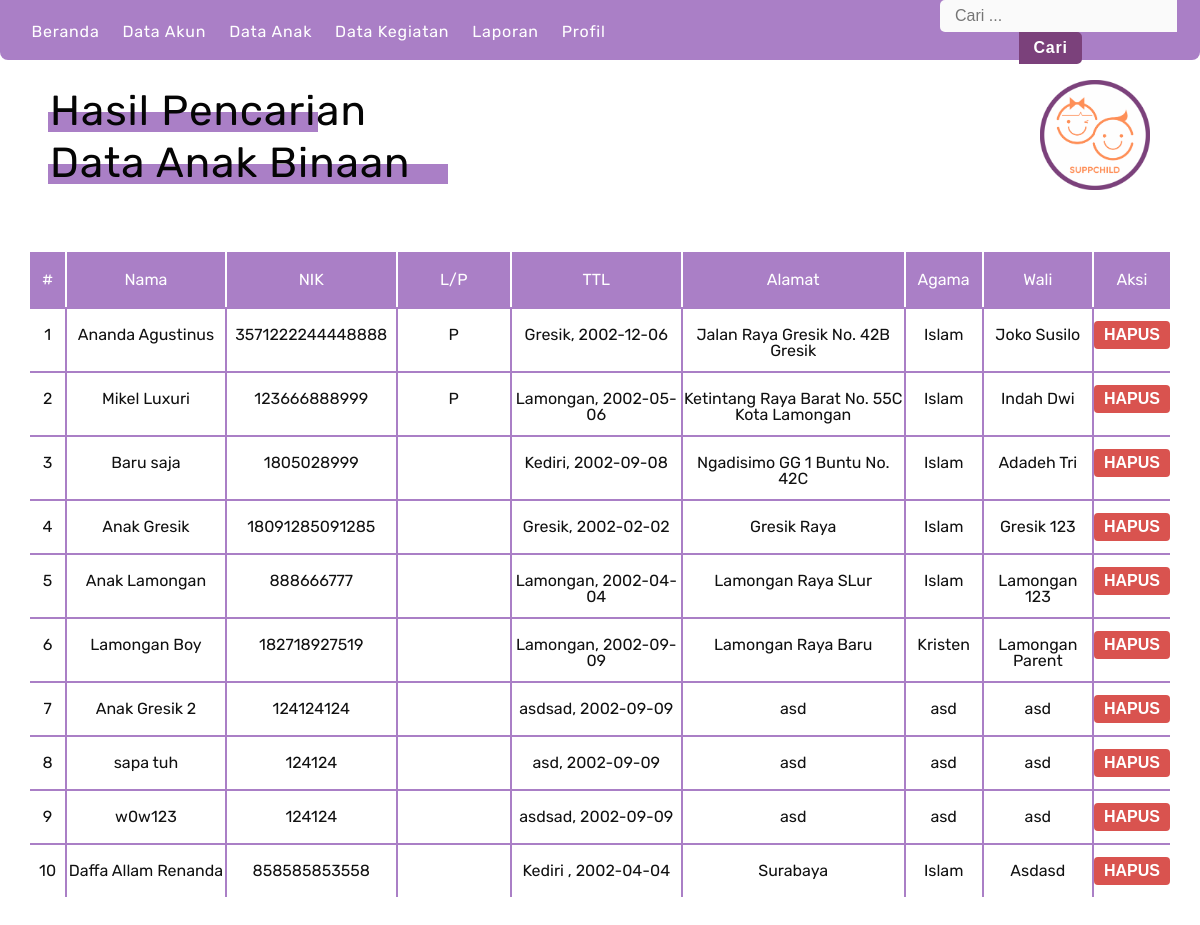
The app's page /index.php/cari with its own data.
### tables this page shows
CREATE TABLE `anak` (
  `id` int(11) NOT NULL,
  `nama` varchar(150) NOT NULL,
  `nik` bigint(20) NOT NULL,
  `tempat_lahir` varchar(15) NOT NULL,
  `tgl_lahir` date NOT NULL,
  `jenis_kelamin` varchar(5) NOT NULL,
  `agama` varchar(15) NOT NULL,
  `alamat` varchar(250) NOT NULL,
  `wali` varchar(150) NOT NULL,
  `kesehatan` int(1) DEFAULT NULL,
  `pendidikan` int(1) DEFAULT NULL,
  `ekonomi` int(1) DEFAULT NULL,
  `daerah` varchar(50) DEFAULT NULL
);

### application/controllers/Cari.php (called while the page is built, shortened)
<?php
class Cari extends CI_Controller
{
    public function index()
    {
        $this->load->model('Anak_model');
        $data['anak'] = $this->Anak_model->getAllAnak();
        $this->load->view('templates/navbar');
        $this->load->view('search', $data);
        $this->load->view('templates/footer');
    }
}

### index.php (called while the page is built, shortened)
<?php
require_once BASEPATH.'core/CodeIgniter.php';

### application/models/Anak_model.php (called while the page is built, shortened)
<?php
class Anak_model extends CI_Model
{
    public function getAllAnak()
    {
        return $this->db->get('anak')->result_array();
    }
}

### application/views/search.php (the view, shortened to what this page needs)
<!DOCTYPE html>
<html lang="en">
<head>
    <link rel="stylesheet" href="<?= base_url('assets'); ?>../css/reset.css">
    <link rel="stylesheet" href="<?= base_url('assets'); ?>../css/listAnakCabang.css">
<body>
    <div class="watermark">
        <img src="<?= base_url('assets'); ?>../assets/img/logo.png" alt="">
    </div>
    <div class="content">
        <div class="judul">
            <h1>Hasil Pencarian</h1>
            <span class="line_1"></span>
            <h1>Data Anak Binaan</h1>
            <span class="line_2"></span>
        </div>
        <br><br><br>
        <table cellspacing='0'>
            <thead>
                <tr>
                    <th>#</th>
                    <th>Nama</th>
                    <th>NIK</th>
                    <th>L/P</th>
                    <th>TTL</th>
                    <th>Alamat</th>
                    <th>Agama</th>
                    <th>Wali</th>
                    <th>Aksi</th>
                </tr>
            </thead>
            <tbody>
                <tr>
                    <?php
                    $no = 1;
                    foreach ($anak as $anak) : ?>
                <tr>
                    <td><?= $no++ ?></td>
                    <td><?= $anak['nama'] ?></td>
                    <td><?= $anak['nik'] ?></td>
                    <td><?= $anak['jenis_kelamin'] ?></td>
                    <td><?= $anak['tempat_lahir'], ", ", $anak['tgl_lahir'] ?></td>
                    <td><?= $anak['alamat'] ?></td>
                    <td><?= $anak['agama'] ?></td>
                    <td><?= $anak['wali'] ?></td>
                    <td>
                        <button id="modalHapus<?= $anak['id']; ?>">HAPUS</button>
                    </td>
                </tr>
            <?php endforeach; ?>
            </tr>
            </tbody>
        </table>
        <br><br><br>
    </div>
</body>
</html>

### application/views/templates/navbar.php
<body>
    <div class="header">
        <ul>
            <li><a href="<?= base_url(); ?>home">Beranda</a></li>
            <li><a href="<?= base_url(); ?>User">Data Akun</a></li>
            <li><a href="<?= base_url(); ?>Cabang">Data Anak</a></li>
            <li><a href="<?= base_url(); ?>Kegiatan">Data Kegiatan</a></li>
            <li><a href="<?= base_url(); ?>laporan">Laporan</a></li>
            <li><a href="<?= base_url(); ?>profil">Profil</a></li>
        </ul>
        <div class="logo">
            <form action="<?= base_url('cari') ?>" method="post">
                <input class="search" type="text" placeholder="Cari ..." name="keyword">
                <button class="searchButton" type="submit">Cari</button>
            </form>
        </div>
    </div>

### application/views/templates/footer.php
</body>
</html>

### assets/css/listAnakCabang.css (style rules this page uses)
body { color: #050505; box-sizing: border-box; font-family: 'Rubik', sans-serif; text-align: center; }
.header { background-color: #AA7FC6; height: 60px; width: 100%; border-radius: 0px 0px 8px 8px; position: fixed; z-index: 9999; display: grid; grid-template-columns: 1fr 0.4fr; }
.logo { display: flex; align-items: center; }
.logo form { padding: 0px 0px 0px 60px; }
.search { background:#fafafa; border:0px solid #fafafa; padding: 7px 15px; border-radius: 5px 0px 0px 5px; }
.searchButton { position:relative; padding:5px 12px; left:-8px; border:2px solid #7b417b; background-color: #7b417b; color: white; border-radius: 0px 5px 5px 0px; font-weight: bold; letter-spacing: 0.8px; }
.header ul { display: flex; justify-content: space-around; align-items: center; padding: 0px 240px 0px 20px; }
.header ul li a { color: white; letter-spacing: 0.8px; font-size: 16px; text-decoration: none; }
.content { position: relative; top: 90px; }
.watermark { position: absolute; top: 80px; right: 50px; }
.watermark img { height: 110px; width: auto; }
.judul { display: flex; flex-direction: column; padding: 0px 0px 30px 50px; text-align: left; }
.judul h1 { font-size: 42px; letter-spacing: 1px; color: #050505; margin-bottom: 10px; }
.line_1 { position: absolute; height: 20px; width: 270px; background-color: #AA7FC6; left: 48px; top: 22px; z-index: -1; }
.line_2 { position: absolute; height: 20px; width: 400px; background-color: #AA7FC6; left: 48px; top: 74px; z-index: -1; }
table { color: #111111; background: white; margin: -20px auto; width: 95%; }
table th { padding: 20px 12px; border-left: 2px solid white; background: #AA7FC6; color: white; }
table th:first-child { border-left:none; }
table tr { text-align: center; padding-left: 20px; }
table td:first-child { width: 2%; }
table td:nth-child(2) { width: 14%; }
table td:nth-child(3) { width: 15%; }
table td:nth-child(4) { width: 10%; }
table td:nth-child(5) { width: 15%; }
table td { padding: 12px 0px 12px 0px; border-top: 2px solid #AA7FC6; border-left: 2px solid #AA7FC6; }
table td:nth-child(1) { border-left: none; }
table button { color: white; border: none; padding: 5px 10px; border-radius: 4px; font-weight: bold; }
table button:nth-child(1) { background-color: #d9534f; }

### records on screen
anak: nama "Ananda Agustinus", nik "3571222244448888", jenis_kelamin "P", tempat_lahir "Gresik", tgl_lahir "2002-12-06", alamat "Jalan Raya Gresik No. 42B Gresik", agama "Islam", wali "Joko Susilo"
anak: nama "Mikel Luxuri", nik "123666888999", jenis_kelamin "P", tempat_lahir "Lamongan", tgl_lahir "2002-05-06", alamat "Ketintang Raya Barat No. 55C Kota Lamongan", agama "Islam", wali "Indah Dwi"
anak: nama "Baru saja", nik "1805028999", tempat_lahir "Kediri", tgl_lahir "2002-09-08", alamat "Ngadisimo GG 1 Buntu No. 42C", agama "Islam", wali "Adadeh Tri"
anak: nama "Anak Gresik", nik "18091285091285", tempat_lahir "Gresik", tgl_lahir "2002-02-02", alamat "Gresik Raya", agama "Islam", wali "Gresik 123"
anak: nama "Anak Lamongan", nik "888666777", tempat_lahir "Lamongan", tgl_lahir "2002-04-04", alamat "Lamongan Raya SLur", agama "Islam", wali "Lamongan 123"
anak: nama "Lamongan Boy", nik "182718927519", tempat_lahir "Lamongan", tgl_lahir "2002-09-09", alamat "Lamongan Raya Baru", agama "Kristen", wali "Lamongan Parent"
anak: nama "Anak Gresik 2", nik "124124124", tempat_lahir "asdsad", tgl_lahir "2002-09-09", alamat "asd", agama "asd", wali "asd"
anak: nama "sapa tuh", nik "124124", tempat_lahir "asd", tgl_lahir "2002-09-09", alamat "asd", agama "asd", wali "asd"
anak: nama "w0w123", nik "124124", tempat_lahir "asdsad", tgl_lahir "2002-09-09", alamat "asd", agama "asd", wali "asd"
anak: nama "Daffa Allam Renanda", nik "858585853558", tempat_lahir "Kediri", tgl_lahir "2002-04-04", alamat "Surabaya", agama "Islam", wali "Asdasd"
